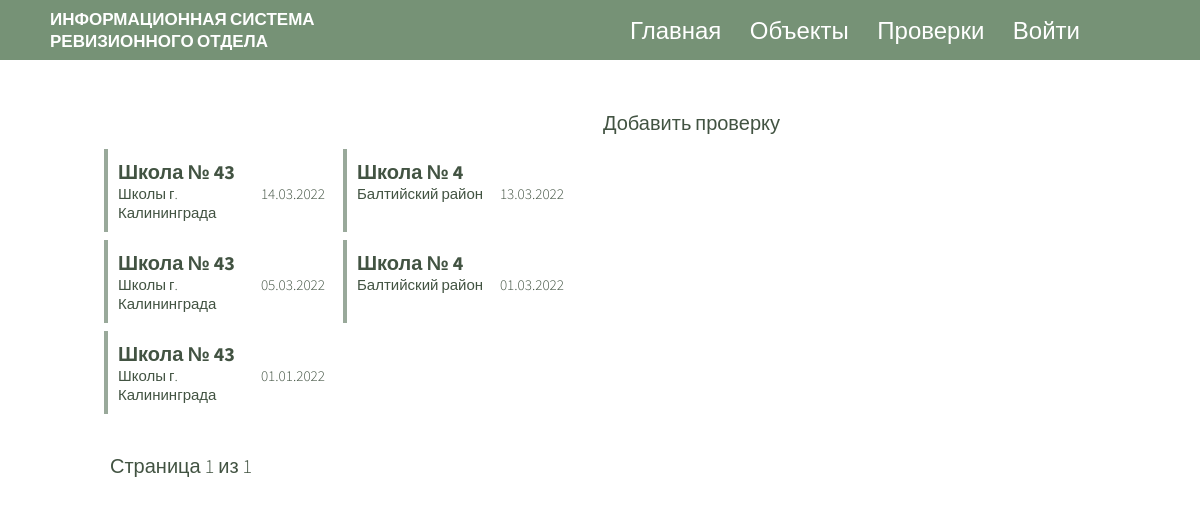
Page /control_event/list/ on the earlier database version.
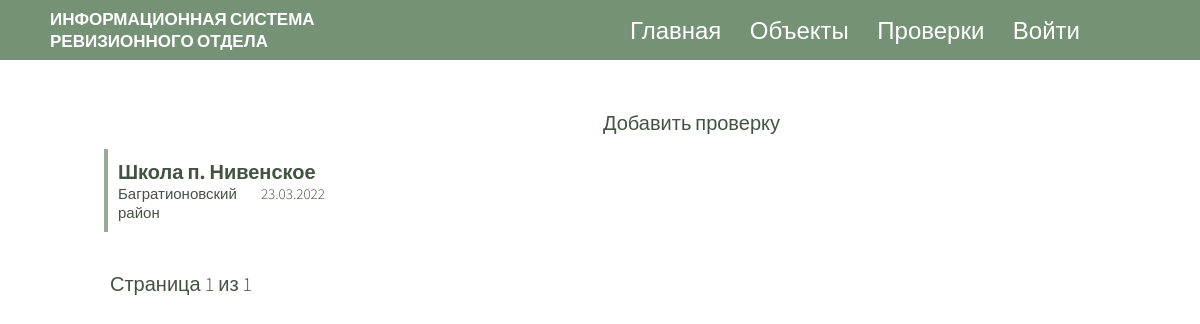
Same page on the later database version.
### checks/models.py (models this page shows, shortened)
class ControlEvent(models.Model):
    date = models.DateField(verbose_name='Дата проверки')
    object = models.ForeignKey(Object, on_delete=models.CASCADE, verbose_name='Объект')
    revizor = models.CharField(max_length=100, null=True)
    score = models.IntegerField(null=True)

class Object(models.Model):
    name = models.CharField(max_length=30, null=False)
    location = models.ForeignKey(Location, on_delete=models.CASCADE, related_name='location')
    isExists = models.BooleanField()

class Location(models.Model):
    name = models.CharField(max_length=30, null=False, verbose_name='Наименование района', unique=True)
    executive_director = models.ForeignKey(ExecutiveDirector, on_delete=models.CASCADE, related_name='executive_director', null=True)
    def __str__(self):
        return self.name

### checks/views/control_events.py (the view)
# urls.py: path('list/', ControlEventListView.as_view(), name='control-event-list'),
class ControlEventListView(ListView):
    paginate_by = 27
    model = ControlEvent
    template_name = 'checks/control_event.html'
    ordering = ['-date']

### checks/templates/checks/control_event.html (shortened to what this page needs)
{% extends "checks/index.html" %}
{% load static %}
{% block main %}
<div class="add_item"><a href="{% url 'control-event-create' %}">Добавить проверку</a></div>
            <div class="list_container">
                {% for control_event in page_obj %}
                <a href="{% url 'control-event' control_event.id %}" class="list_item">
                    <div class="list_item__object">{{control_event.object.name}}</div>
                    <div class="list_item__locationdate_container">
                        <div class="list_item__locationdate_item">{{control_event.object.location}}</div>
                        <div class="list_item__locationdate_item">{{control_event.date|date:'d.m.Y'}}</div>
                    </div>
                </a>
                {% endfor %}
            </div>
<div class="pagination">
    <span class="step-links">
        <span class="current">
            Страница {{ page_obj.number }} из {{ page_obj.paginator.num_pages }}
        </span>
    </span>
</div>
{% endblock %}

### checks/templates/checks/index.html (shortened to what this page needs)
<!DOCTYPE html>
{% load static %}
<html lang='ru'>
	<head>
	    <link href="{% static "/css/style.css" %}?v=21062022" rel="stylesheet">
        <link href="{% static "/css/object_page.css" %}?v=28062022" rel="stylesheet">
	</head>
	<body>
        {% block head %}
        <div class="head">
            <div class="logo">Информационная система<br>ревизионного отдела</div>
            <div class="head-items">
                <div class="head__item">
                    <a class="head-link" href="{% url 'start_page' %}">Главная</a>
                </div>
                <div class="head__item">
                    <a class="head-link" href="{% url 'object-list' %}">Объекты</a>
                </div>
                <div class="head__item">
                    <a class="head-link" href="{% url 'control-event-list' %}">Проверки</a>
                </div>
                <div class="head__item user">
                    {% if user.is_authenticated is False %}
                    <a class="head-link" href="/accounts/login/">Войти</a>
                    {% else %}
                    <a class="head-link" href="{% url 'logout' %}">{{user}}</a>
                    {% endif %}
                </div>
            </div>
        </div>
        {% endblock %}
        <div class="wrap">
            <main>
                {% block main %}{% endblock %}
            </main>
    </body>
</html>

### static/css/style.css (style rules this page uses)
body { font-family: 'Source Sans Pro', sans-serif; font-weight: 300; font-size: 20px; margin: auto; min-width: 100%; color: #425342; }
.wrap { margin: 0 100px; display: flex; margin-bottom: 100px; }
main { width: 1200px; display: flex; flex-direction: column; }
.head__item { font-size: 24px; margin-top: auto; color: white; }
.head-link { color: white; }
.user { color: black; }
.head { background-color: #769276; display: flex; margin-bottom: 40px; width: 100%; min-width: 100%; height: 60px; position: relative; justify-content: space-between; }
.head-items { color: black; display: flex; align-items: center; position: relative; margin-bottom: auto; margin-top: auto; margin-right: 10%; padding-bottom: auto; justify-content: space-between; width: 35%; min-width: 450px; }
.logo { margin-left: 50px; font-size: 17px; margin-top: auto; margin-bottom: auto; left: 50px; min-width: 250px; color: white; text-transform: uppercase; font-weight: bold; }
a { text-decoration: none; color: #425342; }
.list_container { display: flex; flex-wrap: wrap; }
.list_item { display: flex; flex-direction: column; padding: 10px; margin: 4px; border-left: 4px solid #99a99a; position: relative; width: 30%; color:#425342 }
.list_item__object { font-weight: bold; }
.list_item__locationdate_container { display: flex; justify-content: space-between; }
.list_item__locationdate_item { font-size: 0.75em; }
.pagination { margin-top: 35px; }
.current { margin: 0 10px; }
.add_item { font-size: 20px; text-align: right; padding: 10px }

Differences in the rows shown:
removed ControlEvent: object.name "Школа № 43", object.location "Школы г. Калининграда", date "14.03.2022"
removed ControlEvent: object.name "Школа № 4", object.location "Балтийский район", date "13.03.2022"
removed ControlEvent: object.name "Школа № 43", object.location "Школы г. Калининграда", date "05.03.2022"
removed ControlEvent: object.name "Школа № 4", object.location "Балтийский район", date "01.03.2022"
removed ControlEvent: object.name "Школа № 43", object.location "Школы г. Калининграда", date "01.01.2022"
added ControlEvent: object.name "Школа п. Нивенское", object.location "Багратионовский район", date "23.03.2022"
